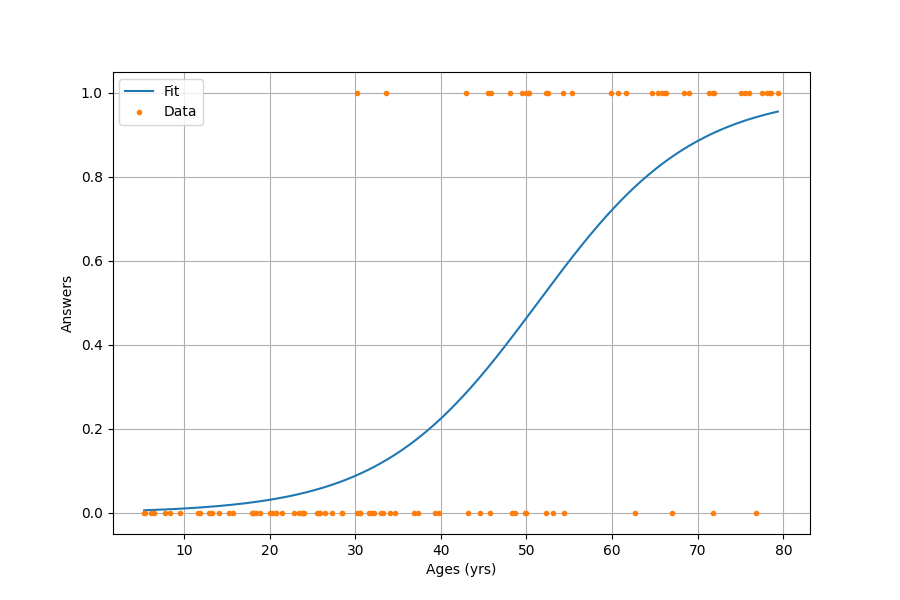

The Python source for this figure:
# PS8 -- Dario Loprete -- [email redacted]


# imported packages
import numpy as np
import matplotlib.pyplot as plt
import numpy.linalg as linalg
import scipy.optimize as optimize
import jax
import jax.numpy as jnp
import csv

# Reading data ------------------------------------------------------------------------------------------------------
data_array = []

with open('survey.csv', mode='r') as file:
    csv_reader = csv.reader(file)
    next(csv_reader, None)  
    for row in csv_reader:
        data_array.append(row)

# Saving data 
data = np.array(data_array, dtype = float)
ages = data[:,0]
answers = data [:,1]

# Model: logistic function
def model (x, params):
    return 1./(1 + jnp.exp(-params[0] - params[1]*x))

# Likelihood function
def like(params, x, y):
    return np.prod(model(ages, params)**y *(1-model(x, params))**(1-y))


# Negative logarithm of likelihood function
def negloglike(params, x, y):
    p = model(x, params)
    nll = y*jnp.log(p) + (1-y)*jnp.log(1-p)
    return -nll.sum()
    
# Minimizing -nll, thus obtaining the parameters that maximize the likelihood -----------------------------------------------
negloglike_grad = jax.grad(negloglike) 

init = np.array([-3,0.2])  # initial guess for beta0, beta1
result = optimize.minimize(negloglike, init, args=(ages, answers), method='BFGS',jac = negloglike_grad, tol = 1e-8)


# Maximum likelihood value, formal errors and covariance matrix -------------------------------------------------------------
# Covariance matrix = inverse of hessian matrix: we compute the hessian matrix using jax
def hessian(params, x, y):
    return jax.jacfwd(jax.grad(negloglike))(params, x, y)

h = hessian(result.x, ages, answers)

hessian_matrix = hessian(result.x, ages, answers)
covariance_matrix = np.linalg.inv(hessian_matrix)

# Errors: square root of diagonal components of covariance matrix
errors = np.sqrt(np.diag(covariance_matrix))

# Maximum likelihood value: its given by the function like evaluated at the estimated paramters
likelihood = like(result.x, ages, answers)


# Printing of results ------------------------------------------------------------------------------------------------------
print("Parameters beta0 and beta1:")
print(f"beta0: {result.x[0]} \nbeta1: {result.x[1]}")
print("\nCovariance Matrix:")
print(covariance_matrix)
print(f"\nError for beta0: {errors[0]}")
print(f"Error for beta1: {errors[1]}")
print(f"\nMaximum Likelihood value: {likelihood}")
print("\nFinal estimate of parameters: ")
print(f"beta0 = {result.x[0]:.0f} pm {errors[0]:.0f}")
print(f"beta1 = {result.x[1]:.2f} pm {errors[1]:.2f}")

# Plotting of results ------------------------------------------------------------------------------------------------------
x = np.arange(np.min(ages), np.max(ages), 0.1)
model_plot= model(x,(result.x[0],result.x[1])) 

plt.figure(figsize=(9,6))

plt.plot(x,model_plot,label="Fit")
plt.plot(ages,answers,".",label="Data")

plt.xlabel("Ages (yrs)")
plt.ylabel("Answers")

plt.legend()
plt.grid(True)
plt.savefig("prob_1.png")